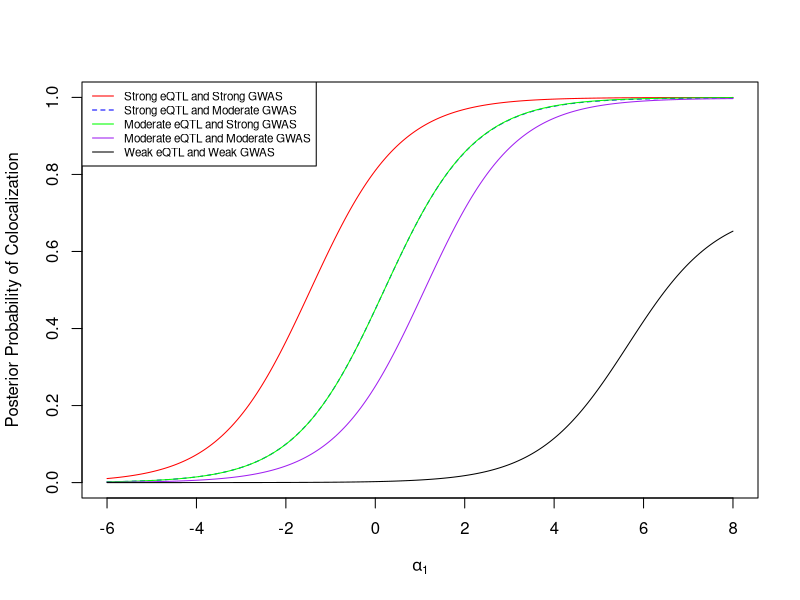

Source code (R):
#Initialize prior information
pd = 1e-3
pg = 5e-5


#now to obtain wide range of plausible a1 values
a1 = seq(from = -6, to = 8, by = .05)
pph4_vec = numeric(length(a1))

#Generate SCP for different levels of evidence (q1 and q2)
generate = function(q1,q2,alpha1) {
  for (i in 1:length(alpha1)) {
    BF1 = (q1/(1-q1))*((1-pd)/pd)
    BF2 = (q2/(1-q2))*((1-pg)/pg)
    a0 = log(pg/(pd*exp(alpha1[i])+1-pd-pg))
    pd1g1 = pd*exp(a0+alpha1[i])/(1+exp(a0+alpha1[i]))
    pd0g0 = (1-pd)/(1+exp(a0))
    pd1g0 = pd/(1+exp(a0+alpha1[i]))
    pd0g1 = (1-pd)*exp(a0)/(1+exp(a0))
    pph4_vec[i] = (pd1g1*BF1*BF2) / (pd0g0 + pd1g0 * BF1 + pd0g1 * BF2 + pd1g1*BF1*BF2)
  }
  return(pph4_vec)
}
pdf("results/SCP_vs_a1_t.pdf")
plot(a1,pph4_vec,xlab = expression(alpha[1]), type = "n",ylab = "Posterior Probability of Colocalization", ylim = c(0,1))
lines(a1,generate(0.9,0.9,a1), col = "red")
lines(a1,generate(0.9,0.5,a1),col = "blue", lty = 2)
lines(a1,generate(0.5,0.9,a1), col = "green")
lines(a1,generate(0.5,0.5,a1),col = "purple")
lines(a1, generate(0.05,0.05,a1),col = "black")
legend("topleft",legend = c("Strong eQTL and Strong GWAS","Strong eQTL and Moderate GWAS","Moderate eQTL and Strong GWAS", "Moderate eQTL and Moderate GWAS", "Weak eQTL and Weak GWAS"),col = c("red","blue","green","purple","black"),lty = c(1,2,1,1,1),cex = 0.7)
dev.off()

